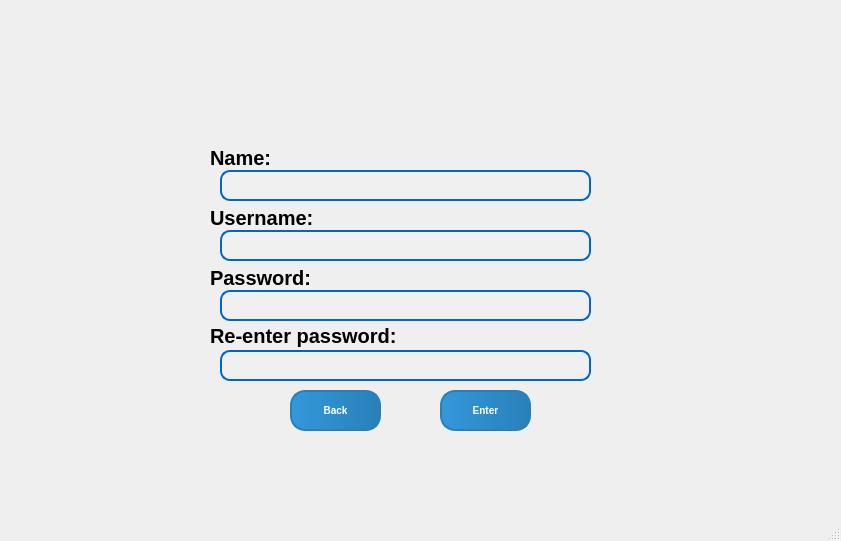
<?xml version="1.0" encoding="UTF-8"?>
<ui version="4.0">
 <class>MainWindow</class>
 <widget class="QMainWindow" name="MainWindow">
  <property name="geometry">
   <rect>
    <x>0</x>
    <y>0</y>
    <width>841</width>
    <height>541</height>
   </rect>
  </property>
  <property name="windowTitle">
   <string>MainWindow</string>
  </property>
  <property name="windowIcon">
   <iconset>
    <normaloff>../images/Login screen-Photoroom.png</normaloff>../images/Login screen-Photoroom.png</iconset>
  </property>
  <widget class="QWidget" name="centralwidget">
   <widget class="QLabel" name="label">
    <property name="geometry">
     <rect>
      <x>0</x>
      <y>0</y>
      <width>841</width>
      <height>511</height>
     </rect>
    </property>
    <property name="text">
     <string/>
    </property>
    <property name="pixmap">
     <pixmap>../images/Register.png</pixmap>
    </property>
    <property name="scaledContents">
     <bool>true</bool>
    </property>
   </widget>
   <widget class="QLabel" name="label_2">
    <property name="geometry">
     <rect>
      <x>210</x>
      <y>210</y>
      <width>111</width>
      <height>16</height>
     </rect>
    </property>
    <property name="font">
     <font>
      <pointsize>15</pointsize>
      <weight>75</weight>
      <bold>true</bold>
     </font>
    </property>
    <property name="text">
     <string>Username:</string>
    </property>
   </widget>
   <widget class="QLineEdit" name="lineEditUserName">
    <property name="geometry">
     <rect>
      <x>220</x>
      <y>230</y>
      <width>371</width>
      <height>31</height>
     </rect>
    </property>
    <property name="font">
     <font>
      <pointsize>-1</pointsize>
     </font>
    </property>
    <property name="styleSheet">
     <string notr="true">QLineEdit {
    background-color: #f0f0f0; /* Nền mặc định */
    border: 2px solid #0066cc; /* Viền */
    border-radius: 10px; /* Bo góc */
    padding: 5px; /* Khoảng cách bên trong */
    color: #333; /* Màu chữ */
    font-size: 16px; /* Kích thước chữ */
    transition: background 0.3s ease; /* Thêm hiệu ứng chuyển màu nền */
}

QLineEdit:hover {
    background-color: #ffeb3b; /* Màu vàng nền khi hover */
    border-color: #ffcc00; /* Màu viền khi hover */
}

QLineEdit:focus {
    background-color: #ffeb3b; /* Màu vàng nền khi focus */
    border-color: #ffcc00; /* Màu viền khi focus */
}
</string>
    </property>
   </widget>
   <widget class="QLineEdit" name="lineEditPassword">
    <property name="geometry">
     <rect>
      <x>220</x>
      <y>290</y>
      <width>371</width>
      <height>31</height>
     </rect>
    </property>
    <property name="font">
     <font>
      <pointsize>-1</pointsize>
     </font>
    </property>
    <property name="styleSheet">
     <string notr="true">QLineEdit {
    background-color: #f0f0f0; /* Nền mặc định */
    border: 2px solid #0066cc; /* Viền */
    border-radius: 10px; /* Bo góc */
    padding: 5px; /* Khoảng cách bên trong */
    color: #333; /* Màu chữ */
    font-size: 16px; /* Kích thước chữ */
    transition: background 0.3s ease; /* Thêm hiệu ứng chuyển màu nền */
}

QLineEdit:hover {
    background-color: #ffeb3b; /* Màu vàng nền khi hover */
    border-color: #ffcc00; /* Màu viền khi hover */
}

QLineEdit:focus {
    background-color: #ffeb3b; /* Màu vàng nền khi focus */
    border-color: #ffcc00; /* Màu viền khi focus */
}
</string>
    </property>
    <property name="echoMode">
     <enum>QLineEdit::Password</enum>
    </property>
   </widget>
   <widget class="QLabel" name="label_3">
    <property name="geometry">
     <rect>
      <x>210</x>
      <y>270</y>
      <width>111</width>
      <height>16</height>
     </rect>
    </property>
    <property name="font">
     <font>
      <pointsize>15</pointsize>
      <weight>75</weight>
      <bold>true</bold>
     </font>
    </property>
    <property name="text">
     <string>Password:</string>
    </property>
   </widget>
   <widget class="QLineEdit" name="lineEditReenterPassword">
    <property name="geometry">
     <rect>
      <x>220</x>
      <y>350</y>
      <width>371</width>
      <height>31</height>
     </rect>
    </property>
    <property name="font">
     <font>
      <pointsize>-1</pointsize>
     </font>
    </property>
    <property name="styleSheet">
     <string notr="true">QLineEdit {
    background-color: #f0f0f0; /* Nền mặc định */
    border: 2px solid #0066cc; /* Viền mặc định */
    border-radius: 10px; /* Bo góc */
    padding: 5px; /* Khoảng cách bên trong */
    color: #333; /* Màu chữ */
    font-size: 16px; /* Kích thước chữ */
    transition: background-color 0.3s ease, border-color 0.3s ease; /* Hiệu ứng chuyển màu nền và viền */
}

QLineEdit:hover {
    background-color: #a5d6a7; /* Nền khi hover, màu xanh lá nhạt */
    border-color: #66bb6a; /* Viền khi hover, màu xanh lá */
}

QLineEdit:focus {
    background-color: #c8e6c9; /* Nền khi focus, màu xanh lá sáng hơn */
    border-color: #388e3c; /* Viền khi focus, màu xanh lá đậm */
}
</string>
    </property>
    <property name="text">
     <string/>
    </property>
    <property name="echoMode">
     <enum>QLineEdit::Password</enum>
    </property>
   </widget>
   <widget class="QLabel" name="label_4">
    <property name="geometry">
     <rect>
      <x>210</x>
      <y>320</y>
      <width>191</width>
      <height>31</height>
     </rect>
    </property>
    <property name="font">
     <font>
      <pointsize>15</pointsize>
      <weight>75</weight>
      <bold>true</bold>
     </font>
    </property>
    <property name="text">
     <string>Re-enter password:</string>
    </property>
   </widget>
   <widget class="QPushButton" name="pushButtonBack">
    <property name="geometry">
     <rect>
      <x>290</x>
      <y>390</y>
      <width>91</width>
      <height>41</height>
     </rect>
    </property>
    <property name="font">
     <font>
      <pointsize>-1</pointsize>
      <weight>75</weight>
      <bold>true</bold>
     </font>
    </property>
    <property name="styleSheet">
     <string notr="true">/* Tùy chỉnh cho QTabWidget */
QTabWidget::pane {
    border: none; /* Xóa viền của QTabWidget */
    background-color: transparent; /* Nền trong suốt */
}

QTabBar::tab {
    background: qlineargradient(x1:0, y1:0, x2:1, y2:0, stop:0 #4e79b0, stop:1 #1e5fa1); /* Gradient nền của tab */
    color: white; /* Màu chữ */
    border: 2px solid #1e5fa1; /* Viền tab */
    border-radius: 12px; /* Bo tròn góc của tab */
    padding: 10px; /* Khoảng cách giữa văn bản và viền */
    margin-right: 6px; /* Khoảng cách giữa các tab */
    font-size: 10px; /* Kích thước font chữ */
    font-weight: bold; /* Làm cho chữ đậm */
}

QTabBar::tab:selected {
    background: qlineargradient(x1:0, y1:0, x2:1, y2:0, stop:0 #1abc9c, stop:1 #16a085); /* Gradient nền của tab khi chọn */
    border-color: #1abc9c; /* Viền của tab khi chọn */
}

QTabBar::tab:hover {
    background: qlineargradient(x1:0, y1:0, x2:1, y2:0, stop:0 #16a085, stop:1 #1abc9c); /* Gradient nền của tab khi hover */
}

/* Tùy chỉnh cho các nút */
QPushButton {
    background: qlineargradient(x1:0, y1:0, x2:1, y2:0, stop:0 #3498db, stop:1 #2980b9); /* Gradient nền của nút */
    color: white; /* Màu chữ */
    border: 2px solid #2980b9; /* Viền của nút */
    border-radius: 15px; /* Bo tròn góc của nút */
    padding: 12px 20px; /* Khoảng cách giữa văn bản và viền */
    font-size: 10px; /* Kích thước font chữ */
    font-weight: bold; /* Làm cho chữ đậm */
    transition: background-color 0.3s, border-color 0.3s, color 0.3s; /* Hiệu ứng chuyển màu */
}

QPushButton:hover {
    background: qlineargradient(x1:0, y1:0, x2:1, y2:0, stop:0 #1abc9c, stop:1 #16a085); /* Gradient nền của nút khi hover */
    color: white; /* Màu chữ khi hover */
    border-color: #16a085; /* Viền của nút khi hover */
}

QPushButton:pressed {
    background: qlineargradient(x1:0, y1:0, x2:1, y2:0, stop:0 #16a085, stop:1 #1abc9c); /* Gradient nền của nút khi nhấn */
    border-color: #1abc9c; /* Viền của nút khi nhấn */
    color: white; /* Màu chữ khi nhấn */
    transform: scale(0.98); /* Tạo hiệu ứng co lại khi nhấn */
}

/* Tùy chỉnh cho các tab khi không chọn */
QTabBar::tab:!selected {
    background: qlineargradient(x1:0, y1:0, x2:1, y2:0, stop:0 #34495e, stop:1 #2c3e50); /* Gradient nền cho tab chưa chọn */
    border-color: #2c3e50; /* Viền cho tab chưa chọn */
    color: #ecf0f1; /* Màu chữ cho tab chưa chọn */
}

/* Đảm bảo rằng tab có hiệu ứng khi hover */
QTabBar::tab:hover:!selected {
    background: qlineargradient(x1:0, y1:0, x2:1, y2:0, stop:0 #1abc9c, stop:1 #16a085); /* Gradient nền khi hover vào tab chưa chọn */
    border-color: #16a085;
}

</string>
    </property>
    <property name="text">
     <string>Back</string>
    </property>
   </widget>
   <widget class="QPushButton" name="pushButtonEnter">
    <property name="geometry">
     <rect>
      <x>440</x>
      <y>390</y>
      <width>91</width>
      <height>41</height>
     </rect>
    </property>
    <property name="font">
     <font>
      <pointsize>-1</pointsize>
      <weight>75</weight>
      <bold>true</bold>
     </font>
    </property>
    <property name="styleSheet">
     <string notr="true">/* Tùy chỉnh cho QTabWidget */
QTabWidget::pane {
    border: none; /* Xóa viền của QTabWidget */
    background-color: transparent; /* Nền trong suốt */
}

QTabBar::tab {
    background: qlineargradient(x1:0, y1:0, x2:1, y2:0, stop:0 #4e79b0, stop:1 #1e5fa1); /* Gradient nền của tab */
    color: white; /* Màu chữ */
    border: 2px solid #1e5fa1; /* Viền tab */
    border-radius: 12px; /* Bo tròn góc của tab */
    padding: 10px; /* Khoảng cách giữa văn bản và viền */
    margin-right: 6px; /* Khoảng cách giữa các tab */
    font-size: 10px; /* Kích thước font chữ */
    font-weight: bold; /* Làm cho chữ đậm */
}

QTabBar::tab:selected {
    background: qlineargradient(x1:0, y1:0, x2:1, y2:0, stop:0 #1abc9c, stop:1 #16a085); /* Gradient nền của tab khi chọn */
    border-color: #1abc9c; /* Viền của tab khi chọn */
}

QTabBar::tab:hover {
    background: qlineargradient(x1:0, y1:0, x2:1, y2:0, stop:0 #16a085, stop:1 #1abc9c); /* Gradient nền của tab khi hover */
}

/* Tùy chỉnh cho các nút */
QPushButton {
    background: qlineargradient(x1:0, y1:0, x2:1, y2:0, stop:0 #3498db, stop:1 #2980b9); /* Gradient nền của nút */
    color: white; /* Màu chữ */
    border: 2px solid #2980b9; /* Viền của nút */
    border-radius: 15px; /* Bo tròn góc của nút */
    padding: 12px 20px; /* Khoảng cách giữa văn bản và viền */
    font-size: 10px; /* Kích thước font chữ */
    font-weight: bold; /* Làm cho chữ đậm */
    transition: background-color 0.3s, border-color 0.3s, color 0.3s; /* Hiệu ứng chuyển màu */
}

QPushButton:hover {
    background: qlineargradient(x1:0, y1:0, x2:1, y2:0, stop:0 #1abc9c, stop:1 #16a085); /* Gradient nền của nút khi hover */
    color: white; /* Màu chữ khi hover */
    border-color: #16a085; /* Viền của nút khi hover */
}

QPushButton:pressed {
    background: qlineargradient(x1:0, y1:0, x2:1, y2:0, stop:0 #16a085, stop:1 #1abc9c); /* Gradient nền của nút khi nhấn */
    border-color: #1abc9c; /* Viền của nút khi nhấn */
    color: white; /* Màu chữ khi nhấn */
    transform: scale(0.98); /* Tạo hiệu ứng co lại khi nhấn */
}

/* Tùy chỉnh cho các tab khi không chọn */
QTabBar::tab:!selected {
    background: qlineargradient(x1:0, y1:0, x2:1, y2:0, stop:0 #34495e, stop:1 #2c3e50); /* Gradient nền cho tab chưa chọn */
    border-color: #2c3e50; /* Viền cho tab chưa chọn */
    color: #ecf0f1; /* Màu chữ cho tab chưa chọn */
}

/* Đảm bảo rằng tab có hiệu ứng khi hover */
QTabBar::tab:hover:!selected {
    background: qlineargradient(x1:0, y1:0, x2:1, y2:0, stop:0 #1abc9c, stop:1 #16a085); /* Gradient nền khi hover vào tab chưa chọn */
    border-color: #16a085;
}

</string>
    </property>
    <property name="text">
     <string>Enter</string>
    </property>
   </widget>
   <widget class="QLineEdit" name="lineEditName">
    <property name="geometry">
     <rect>
      <x>220</x>
      <y>170</y>
      <width>371</width>
      <height>31</height>
     </rect>
    </property>
    <property name="font">
     <font>
      <pointsize>-1</pointsize>
     </font>
    </property>
    <property name="styleSheet">
     <string notr="true">QLineEdit {
    background-color: #f0f0f0; /* Nền mặc định */
    border: 2px solid #0066cc; /* Viền */
    border-radius: 10px; /* Bo góc */
    padding: 5px; /* Khoảng cách bên trong */
    color: #333; /* Màu chữ */
    font-size: 16px; /* Kích thước chữ */
    transition: background 0.3s ease; /* Thêm hiệu ứng chuyển màu nền */
}

QLineEdit:hover {
    background-color: #ffeb3b; /* Màu vàng nền khi hover */
    border-color: #ffcc00; /* Màu viền khi hover */
}

QLineEdit:focus {
    background-color: #ffeb3b; /* Màu vàng nền khi focus */
    border-color: #ffcc00; /* Màu viền khi focus */
}
</string>
    </property>
   </widget>
   <widget class="QLabel" name="label_5">
    <property name="geometry">
     <rect>
      <x>210</x>
      <y>150</y>
      <width>111</width>
      <height>16</height>
     </rect>
    </property>
    <property name="font">
     <font>
      <pointsize>15</pointsize>
      <weight>75</weight>
      <bold>true</bold>
     </font>
    </property>
    <property name="text">
     <string>Name:</string>
    </property>
   </widget>
  </widget>
  <widget class="QMenuBar" name="menubar">
   <property name="geometry">
    <rect>
     <x>0</x>
     <y>0</y>
     <width>841</width>
     <height>18</height>
    </rect>
   </property>
  </widget>
  <widget class="QStatusBar" name="statusbar"/>
 </widget>
 <resources/>
 <connections/>
</ui>
